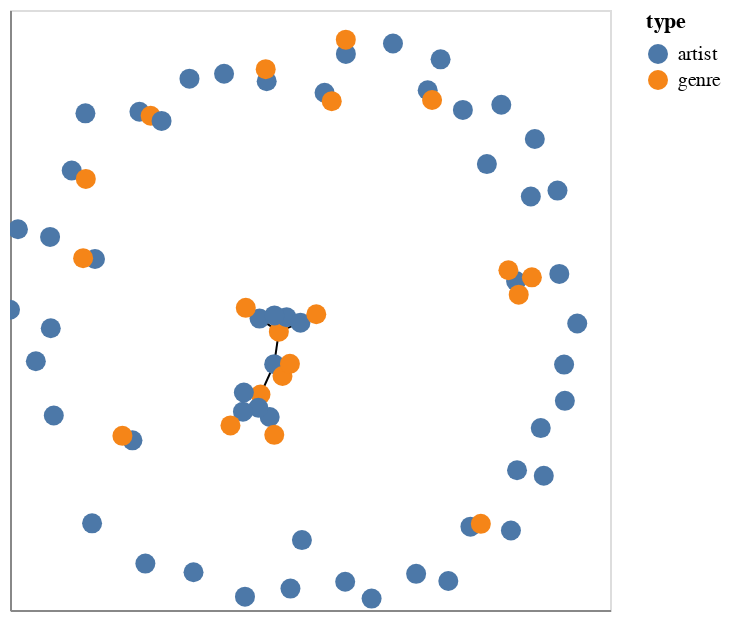

The notebook cell saved with this chart:
### Code cell
for n in graph.nodes():
        graph.nodes[n]['id']=str(n)

def draw_network_old(graph):
        return(nxa.draw_networkx(graph).encode(tooltip=['id:N'],fill='type:N').properties(width=500,height=500,title='Top 100 Playlist Graph').interactive())


ntf.draw_network(graph,False,100)

### Figure 1 — Vega-Lite specification as saved in the notebook (floating-point values rounded to 4 significant figures)
{"config": {"view": {"continuousWidth": 300, "continuousHeight": 300}}, "layer": [{"data": {"name": "data-9bd9faa975410290df6a01ff0e29c1de"}, "mark": {"type": "line", "color": "black", "opacity": 1.0, "strokeWidth": 1}, "encoding": {"detail": {"field": "edge", "type": "quantitative"}, "x": {"axis": {"grid": false, "labels": false, "ticks": false, "title": ""}, "field": "x", "type": "quantitative"}, "y": {"axis": {"grid": false, "labels": false, "ticks": false, "title": ""}, "field": "y", "type": "quantitative"}}, "name": "view_1"}, {"data": {"name": "data-4253e0c4978f2ab92af5cf4f6f0aa3aa"}, "mark": {"type": "circle", "opacity": 1, "size": 100}, "encoding": {"color": {"field": "type", "type": "nominal"}, "tooltip": [{"field": "id", "type": "nominal"}], "x": {"axis": {"grid": false, "labels": false, "ticks": false}, "field": "x", "type": "quantitative"}, "y": {"axis": {"grid": false, "labels": false, "ticks": false}, "field": "y", "type": "quantitative"}}}], "params": [{"name": "param_1", "select": {"type": "interval", "encodings": ["x", "y"]}, "bind": "scales", "views": ["view_1"]}], "$schema": "https://vega.github.io/schema/vega-lite/v5.8.0.json", "datasets": {"data-9bd9faa975410290df6a01ff0e29c1de": [{"source": "Jensen McRae", "target": "gen z singer-songwriter", "x": -0.5685, "pair": ["Jensen McRae", "gen z singer-songwriter"], "y": 0.6609, "edge": 0}, {"source": "Jensen McRae", "target": "gen z singer-songwriter", "x": -0.5312, "pair": ["Jensen McRae", "gen z singer-songwriter"], "y": 0.6476, "edge": 0}, {"source": "gen z singer-songwriter", "target": "Sydney Rose", "x": -0.5312, "pair": ["gen z singer-songwriter", "Sydney Rose"], "y": 0.6476, "edge": 1}, {"source": "gen z singer-songwriter", "target": "Sydney Rose", "x": -0.4947, "pair": ["gen z singer-songwriter", "Sydney Rose"], "y": 0.6302, "edge": 1}, {"source": "Maisie Peters", "target": "alt z", "x": -0.1344, "pair": ["Maisie Peters", "alt z"], "y": -0.3568, "edge": 2}, {"source": "Maisie Peters", "target": "alt z", "x": -0.1651, "pair": ["Maisie Peters", "alt z"], "y": -0.2816, "edge": 2}, {"source": "Maisie Peters", "target": "uk pop", "x": -0.1344, "pair": ["Maisie Peters", "uk pop"], "y": -0.3568, "edge": 3}, {"source": "Maisie Peters", "target": "uk pop", "x": -0.1191, "pair": ["Maisie Peters", "uk pop"], "y": -0.416, "edge": 3}, {"source": "alt z", "target": "Leanna Firestone", "x": -0.1651, "pair": ["alt z", "Leanna Firestone"], "y": -0.2816, "edge": 4}, {"source": "alt z", "target": "Leanna Firestone", "x": -0.1721, "pair": ["alt z", "Leanna Firestone"], "y": -0.3259, "edge": 4}, {"source": "alt z", "target": "Emei", "x": -0.1651, "pair": ["alt z", "Emei"], "y": -0.2816, "edge": 5}, {"source": "alt z", "target": "Emei", "x": -0.2235, "pair": ["alt z", "Emei"], "y": -0.339, "edge": 5}, {"source": "alt z", "target": "chloe moriondo", "x": -0.1651, "pair": ["alt z", "chloe moriondo"], "y": -0.2816, "edge": 6}, {"source": "alt z", "target": "chloe moriondo", "x": -0.1193, "pair": ["alt z", "chloe moriondo"], "y": -0.1805, "edge": 6}, {"source": "alt z", "target": "Imani Graham", "x": -0.1651, "pair": ["alt z", "Imani Graham"], "y": -0.2816, "edge": 7}, {"source": "alt z", "target": "Imani Graham", "x": -0.2205, "pair": ["alt z", "Imani Graham"], "y": -0.2752, "edge": 7}, {"source": "The Beaches", "target": "toronto indie", "x": -0.7943, "pair": ["The Beaches", "toronto indie"], "y": 0.4651, "edge": 8}, {"source": "The Beaches", "target": "toronto indie", "x": -0.7473, "pair": ["The Beaches", "toronto indie"], "y": 0.4369, "edge": 8}, {"source": "Blond", "target": "german indie", "x": -0.1444, "pair": ["Blond", "german indie"], "y": 0.7627, "edge": 9}, {"source": "Blond", "target": "german indie", "x": -0.1477, "pair": ["Blond", "german indie"], "y": 0.8029, "edge": 9}, {"source": "Dilla", "target": "neue neue deutsche welle", "x": -0.7167, "pair": ["Dilla", "neue neue deutsche welle"], "y": 0.1701, "edge": 10}, {"source": "Dilla", "target": "neue neue deutsche welle", "x": -0.7563, "pair": ["Dilla", "neue neue deutsche welle"], "y": 0.1727, "edge": 10}, {"source": "Chappell Roan", "target": "indie pop", "x": -0.1683, "pair": ["Chappell Roan", "indie pop"], "y": -0.02851, "edge": 11}, {"source": "Chappell Roan", "target": "indie pop", "x": -0.1038, "pair": ["Chappell Roan", "indie pop"], "y": -0.07218, "edge": 11}, {"source": "Chappell Roan", "target": "springfield mo indie", "x": -0.1683, "pair": ["Chappell Roan", "springfield mo indie"], "y": -0.02851, "edge": 12}, {"source": "Chappell Roan", "target": "springfield mo indie", "x": -0.2141, "pair": ["Chappell Roan", "springfield mo indie"], "y": 0.007162, "edge": 12}, {"source": "indie pop", "target": "Boyish", "x": -0.1038, "pair": ["indie pop", "Boyish"], "y": -0.07218, "edge": 13}, {"source": "indie pop", "target": "Boyish", "x": -0.07796, "pair": ["indie pop", "Boyish"], "y": -0.02419, "edge": 13}, {"source": "indie pop", "target": "chloe moriondo", "x": -0.1038, "pair": ["indie pop", "chloe moriondo"], "y": -0.07218, "edge": 14}, {"source": "indie pop", "target": "chloe moriondo", "x": -0.1193, "pair": ["indie pop", "chloe moriondo"], "y": -0.1805, "edge": 14}, {"source": "indie pop", "target": "Babygirl", "x": -0.1038, "pair": ["indie pop", "Babygirl"], "y": -0.07218, "edge": 15}, {"source": "indie pop", "target": "Babygirl", "x": -0.1186, "pair": ["indie pop", "Babygirl"], "y": -0.01808, "edge": 15}, {"source": "indie pop", "target": "Haley Blais", "x": -0.1038, "pair": ["indie pop", "Haley Blais"], "y": -0.07218, "edge": 16}, {"source": "indie pop", "target": "Haley Blais", "x": -0.03191, "pair": ["indie pop", "Haley Blais"], "y": -0.04223, "edge": 16}, {"source": "Emei", "target": "singer-songwriter pop", "x": -0.2235, "pair": ["Emei", "singer-songwriter pop"], "y": -0.339, "edge": 17}, {"source": "Emei", "target": "singer-songwriter pop", "x": -0.2651, "pair": ["Emei", "singer-songwriter pop"], "y": -0.3848, "edge": 17}, {"source": "chloe moriondo", "target": "bedroom pop", "x": -0.1193, "pair": ["chloe moriondo", "bedroom pop"], "y": -0.1805, "edge": 18}, {"source": "chloe moriondo", "target": "bedroom pop", "x": -0.09172, "pair": ["chloe moriondo", "bedroom pop"], "y": -0.2202, "edge": 18}, {"source": "chloe moriondo", "target": "pov: indie", "x": -0.1193, "pair": ["chloe moriondo", "pov: indie"], "y": -0.1805, "edge": 19}, {"source": "chloe moriondo", "target": "pov: indie", "x": -0.06695, "pair": ["chloe moriondo", "pov: indie"], "y": -0.1794, "edge": 19}, {"source": "Chase Petra", "target": "socal indie", "x": -0.5919, "pair": ["Chase Petra", "socal indie"], "y": -0.4346, "edge": 20}, {"source": "Chase Petra", "target": "socal indie", "x": -0.6253, "pair": ["Chase Petra", "socal indie"], "y": -0.4196, "edge": 20}, {"source": "Them Fantasies", "target": "boston indie", "x": 0.1196, "pair": ["Them Fantasies", "boston indie"], "y": 0.8536, "edge": 21}, {"source": "Them Fantasies", "target": "boston indie", "x": 0.1193, "pair": ["Them Fantasies", "boston indie"], "y": 0.9011, "edge": 21}, {"source": "Good Boy Daisy", "target": "phoenix indie", "x": 0.5347, "pair": ["Good Boy Daisy", "phoenix indie"], "y": -0.7222, "edge": 22}, {"source": "Good Boy Daisy", "target": "phoenix indie", "x": 0.5695, "pair": ["Good Boy Daisy", "phoenix indie"], "y": -0.7128, "edge": 22}, {"source": "Haley Blais", "target": "vancouver indie", "x": -0.03191, "pair": ["Haley Blais", "vancouver indie"], "y": -0.04223, "edge": 23}, {"source": "Haley Blais", "target": "vancouver indie", "x": 0.02099, "pair": ["Haley Blais", "vancouver indie"], "y": -0.0142, "edge": 23}, {"source": "Field Medic", "target": "small room", "x": 0.3923, "pair": ["Field Medic", "small room"], "y": 0.7325, "edge": 24}, {"source": "Field Medic", "target": "small room", "x": 0.407, "pair": ["Field Medic", "small room"], "y": 0.6999, "edge": 24}, {"source": "flor", "target": "hopebeat", "x": 0.687, "pair": ["flor", "hopebeat"], "y": 0.09635, "edge": 25}, {"source": "flor", "target": "hopebeat", "x": 0.6614, "pair": ["flor", "hopebeat"], "y": 0.1325, "edge": 25}, {"source": "flor", "target": "indie poptimism", "x": 0.687, "pair": ["flor", "indie poptimism"], "y": 0.09635, "edge": 26}, {"source": "flor", "target": "indie poptimism", "x": 0.7396, "pair": ["flor", "indie poptimism"], "y": 0.1089, "edge": 26}, {"source": "flor", "target": "metropopolis", "x": 0.687, "pair": ["flor", "metropopolis"], "y": 0.09635, "edge": 27}, {"source": "flor", "target": "metropopolis", "x": 0.6957, "pair": ["flor", "metropopolis"], "y": 0.05107, "edge": 27}, {"source": "Blondshell", "target": "bubblegrunge", "x": 0.04861, "pair": ["Blondshell", "bubblegrunge"], "y": 0.7241, "edge": 28}, {"source": "Blondshell", "target": "bubblegrunge", "x": 0.07248, "pair": ["Blondshell", "bubblegrunge"], "y": 0.6962, "edge": 28}], "data-4253e0c4978f2ab92af5cf4f6f0aa3aa": [{"type": "artist", "id": "Lia Pappas-Kemps", "y": 0.8884, "x": 0.2766}, {"type": "artist", "id": "Jensen McRae", "y": 0.6609, "x": -0.5685}, {"type": "genre", "id": "gen z singer-songwriter", "y": 0.6476, "x": -0.5312}, {"type": "artist", "id": "Maisie Peters", "y": -0.3568, "x": -0.1344}, {"type": "genre", "id": "alt z", "y": -0.2816, "x": -0.1651}, {"type": "genre", "id": "uk pop", "y": -0.416, "x": -0.1191}, {"type": "artist", "id": "WATERBEAR", "y": -0.8795, "x": 0.3538}, {"type": "artist", "id": "Celia", "y": -0.3516, "x": -0.8541}, {"type": "artist", "id": "Juliana Madrid", "y": 0.7711, "x": -0.4018}, {"type": "artist", "id": "Chloe Dadd", "y": -0.8452, "x": -0.5488}, {"type": "artist", "id": "Lauren Juzang", "y": 0.398, "x": 0.825}, {"type": "artist", "id": "ok.danke.tschüss", "y": 0.8356, "x": 0.4353}, {"type": "artist", "id": "Leanna Firestone", "y": -0.3259, "x": -0.1721}, {"type": "artist", "id": "Kayla Grace", "y": -0.1819, "x": 0.847}, {"type": "artist", "id": "MELE", "y": 0.6555, "x": -0.7486}, {"type": "artist", "id": "The Beaches", "y": 0.4651, "x": -0.7943}, {"type": "genre", "id": "toronto indie", "y": 0.4369, "x": -0.7473}, {"type": "artist", "id": "Blond", "y": 0.7627, "x": -0.1444}, {"type": "genre", "id": "german indie", "y": 0.8029, "x": -0.1477}, {"type": "artist", "id": "Power Plush", "y": 0.5701, "x": 0.7495}, {"type": "artist", "id": "Dilla", "y": 0.1701, "x": -0.7167}, {"type": "genre", "id": "neue neue deutsche welle", "y": 0.1727, "x": -0.7563}, {"type": "artist", "id": "NoSo", "y": -0.06098, "x": -0.8642}, {"type": "artist", "id": "Chappell Roan", "y": -0.02851, "x": -0.1683}, {"type": "genre", "id": "indie pop", "y": -0.07218, "x": -0.1038}, {"type": "genre", "id": "springfield mo indie", "y": 0.007162, "x": -0.2141}, {"type": "artist", "id": "Emei", "y": -0.339, "x": -0.2235}, {"type": "genre", "id": "singer-songwriter pop", "y": -0.3848, "x": -0.2651}, {"type": "artist", "id": "Moira & Claire", "y": -0.04504, "x": 0.8908}, {"type": "artist", "id": "SOMOH", "y": -0.9033, "x": 0.4611}, {"type": "artist", "id": "Casey Bishop", "y": -0.3937, "x": 0.7692}, {"type": "artist", "id": "Straats", "y": -0.7669, "x": -0.02695}, {"type": "artist", "id": "Ethan Hibbs", "y": 0.7876, "x": -0.2865}, {"type": "artist", "id": "Boyish", "y": -0.02419, "x": -0.07796}, {"type": "artist", "id": "Sydney Rose", "y": 0.6302, "x": -0.4947}, {"type": "artist", "id": "chloe moriondo", "y": -0.1805, "x": -0.1193}, {"type": "genre", "id": "bedroom pop", "y": -0.2202, "x": -0.09172}, {"type": "genre", "id": "pov: indie", "y": -0.1794, "x": -0.06695}, {"type": "artist", "id": "Sophie Truax", "y": -0.171, "x": -0.9138}, {"type": "artist", "id": "frown line", "y": 0.2436, "x": -0.8664}, {"type": "artist", "id": "Vines", "y": -0.7112, "x": -0.7264}, {"type": "artist", "id": "Ahli", "y": 0.6841, "x": 0.6377}, {"type": "artist", "id": "Caity Krone", "y": -0.9555, "x": -0.2167}, {"type": "artist", "id": "Amy Lawton", "y": -0.5526, "x": 0.7793}, {"type": "artist", "id": "Stevie Bill", "y": 0.3782, "x": 0.7361}, {"type": "artist", "id": "SKYLAR", "y": -0.3029, "x": 0.8495}, {"type": "artist", "id": "Eliza Harrison Smith", "y": -0.9619, "x": 0.2053}, {"type": "artist", "id": "Chase Petra", "y": -0.4346, "x": -0.5919}, {"type": "genre", "id": "socal indie", "y": -0.4196, "x": -0.6253}, {"type": "artist", "id": "EASHA", "y": -0.5342, "x": 0.6901}, {"type": "artist", "id": "Mel Bryant & the Mercy Makers", "y": 0.4864, "x": 0.5896}, {"type": "artist", "id": "Them Fantasies", "y": 0.8536, "x": 0.1196}, {"type": "genre", "id": "boston indie", "y": 0.9011, "x": 0.1193}, {"type": "artist", "id": "Babygirl", "y": -0.01808, "x": -0.1186}, {"type": "artist", "id": "milk.", "y": 0.1204, "x": 0.831}, {"type": "artist", "id": "Annika Kilkenny", "y": -0.9287, "x": -0.06519}, {"type": "artist", "id": "Good Boy Daisy", "y": -0.7222, "x": 0.5347}, {"type": "genre", "id": "phoenix indie", "y": -0.7128, "x": 0.5695}, {"type": "artist", "id": "Haley Blais", "y": -0.04223, "x": -0.03191}, {"type": "genre", "id": "vancouver indie", "y": -0.0142, "x": 0.02099}, {"type": "artist", "id": "Willow Avalon", "y": -0.7349, "x": 0.6698}, {"type": "artist", "id": "Field Medic", "y": 0.7325, "x": 0.3923}, {"type": "genre", "id": "small room", "y": 0.6999, "x": 0.407}, {"type": "artist", "id": "flor", "y": 0.09635, "x": 0.687}, {"type": "genre", "id": "hopebeat", "y": 0.1325, "x": 0.6614}, {"type": "genre", "id": "indie poptimism", "y": 0.1089, "x": 0.7396}, {"type": "genre", "id": "metropopolis", "y": 0.05107, "x": 0.6957}, {"type": "artist", "id": "Alt Fiction", "y": -0.8743, "x": -0.3883}, {"type": "artist", "id": "Jesse Detor", "y": 0.2693, "x": -0.9735}, {"type": "artist", "id": "Blusher", "y": 0.6671, "x": 0.5096}, {"type": "artist", "id": "Evan Honer", "y": 0.0009387, "x": -1.0}, {"type": "artist", "id": "Blondshell", "y": 0.7241, "x": 0.04861}, {"type": "genre", "id": "bubblegrunge", "y": 0.6962, "x": 0.07248}, {"type": "artist", "id": "Imani Graham", "y": -0.2752, "x": -0.2205}, {"type": "artist", "id": "chlothegod", "y": -0.9057, "x": 0.1173}]}}
